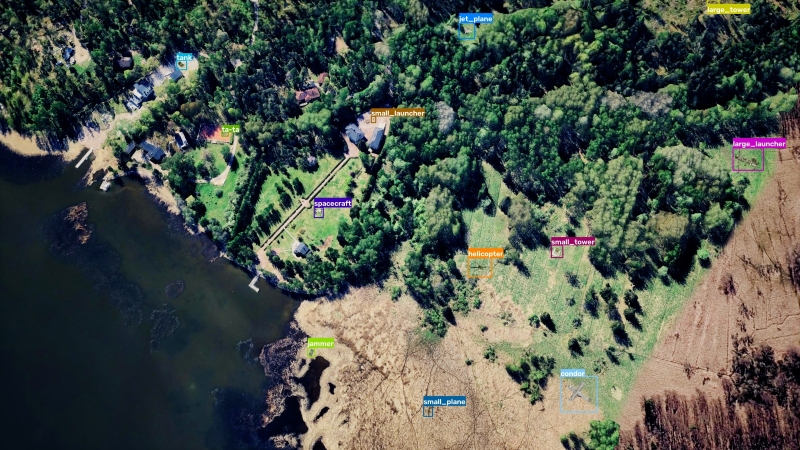
#> input picture drone-flyby/images/drone_bbox1.jpg, 1600 x 900 px, given as the content of the folder ../images/drone_bbox1.jpg, which was not available (shown at 1/2 size)
$ python ground_masks.py ../images/drone_bbox1.jpg
#> lines starting #> are read from the running program, lines starting #| are printed output that depends on the picture; after the words box and inside, x2 and y2 are one past the last pixel; in counts of white or black regions, pixels touching at a corner belong together; pictures that were not available may be replaced by others from this repository, and a replacement may not be noted
"""Open-ground masks for photo backgrounds (orthophotos have no height to tell roofs from ground).

    python training/ground_masks.py backgrounds/denmark backgrounds/naip

Writes <name>_ground.png (quarter resolution, 255 = open ground) next to each .jpg, which
synth_dataset.py then pastes objects on only, as render_city.py's depth masks do for the mesh
renders. Open ground here is plain natural ground, where the supplied scenes put their objects:
grass and fields (green, lit, little texture). Roofs, roads, water, shadows and tree crowns
(dark, busy, or not green enough) are left out. Bare sand goes too, which is the price of
keeping calm water out: it is green and smooth enough to fool every other test.
"""

import sys
from pathlib import Path

import cv2
import numpy as np


def ground_mask(image: np.ndarray) -> np.ndarray:
    small = cv2.resize(image, (image.shape[1] // 4, image.shape[0] // 4), interpolation=cv2.INTER_AREA)
#> image is the input picture: shape (900, 1600, 3); mean B, G, R 74.4, 83.9, 75.7
    hsv = cv2.cvtColor(cv2.GaussianBlur(small, (5, 5), 0), cv2.COLOR_BGR2HSV).astype(np.float32)
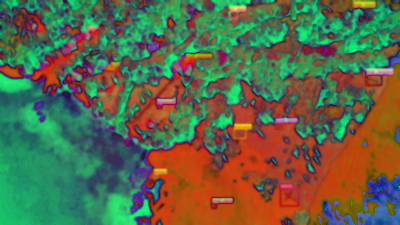
#> hsv: shape (225, 400, 3) float32; mean B, G, R 72.7, 102.8, 93.5
    h, s, v = hsv[..., 0], hsv[..., 1], hsv[..., 2]
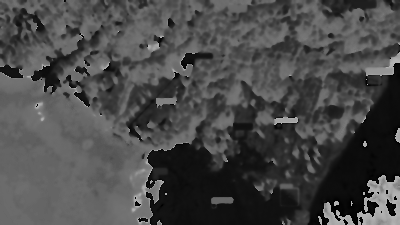
#> h: shape (225, 400) float32; min 0, max 179, mean 72.7
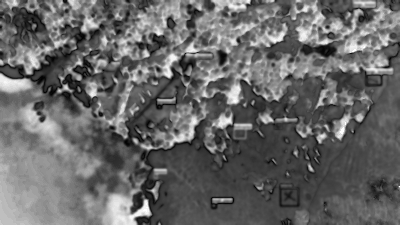
#> s: shape (225, 400) float32; min 0, max 255, mean 102.8
    natural = (h >= 10) & (h <= 85) & (s >= 22)          # tan/sand through green, not grey or blue
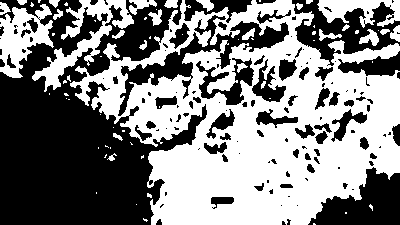
#> natural: shape (225, 400) bool; 51.3% white; 138 black regions (78 under 20 px), largest, box (x1, y1, x2, y2) and area: (0, 0, 207, 225) 26053, (118, 15, 289, 116) 3341, (308, 167, 400, 225) 3111
    lit = v >= 95                                         # not shadow, not dark tree crowns
#> lit: shape (225, 400) bool; 41.3% white; 147 white regions (97 under 20 px), largest, box (x1, y1, x2, y2) and area: (143, 63, 400, 225) 24989, (124, 52, 216, 146) 3150, (26, 25, 110, 95) 1612
    # Calm shallow water passes every test above: on a coastal tile it measured h 47, s 48,
    # lit and smooth, so the first held-out scene put tanks in the sea. Measured on four
    # samples, water sits in a band that neither vegetation nor dry ground occupies:
    #   green land  G-R +43, B-R +24      water      G-R +14, B-R -14
    #   dry field   G-R  -5, B-R -27      bare apron G-R  -8, B-R -18
    # So take ground that is clearly green, or clearly dry, and refuse the middle.
    b, g, r = (small[..., i].astype(np.float32) for i in range(3))
    ground_colour = ((g - r) >= 25) | (((g - r) <= 0) & ((b - r) <= -15))
#> ground_colour: shape (225, 400) bool; 41.3% white; 573 white regions (490 under 20 px), largest, box (x1, y1, x2, y2) and area: (69, 36, 400, 225) 26406, (136, 0, 285, 70) 3156, (26, 53, 78, 92) 482
    grey = cv2.cvtColor(small, cv2.COLOR_BGR2GRAY).astype(np.float32)
    mean = cv2.blur(grey, (9, 9))
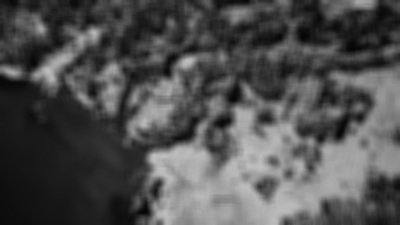
#> mean: shape (225, 400) float32; min 3.26, max 194.6, mean 80.4
    texture = np.sqrt(np.maximum(cv2.blur(grey * grey, (9, 9)) - mean * mean, 0))
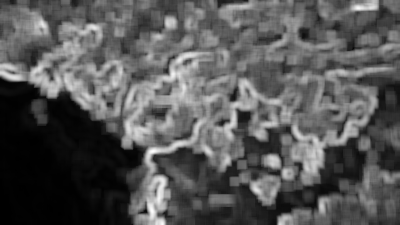
#> texture: shape (225, 400) float32; min 0.272, max 86.97, mean 30; drawn with min black and max white
    plain = texture < 14                                  # fields and lots, not trees, roofs or rubble
#> plain: shape (225, 400) bool; 23.6% white; 70 white regions (45 under 20 px), largest, box (x1, y1, x2, y2) and area: (0, 78, 144, 225) 15528, (239, 138, 366, 225) 2530, (369, 82, 400, 125) 512
    mask = (natural & lit & plain & ground_colour).astype(np.uint8)
#> mask: shape (225, 400); values 0 (black) and 1 (white), 5% white; 65 white regions (50 under 20 px), largest, box (x1, y1, x2, y2) and area: (310, 138, 366, 210) 1198, (239, 185, 300, 225) 917, (369, 82, 400, 125) 464
    mask = cv2.morphologyEx(mask, cv2.MORPH_OPEN, np.ones((5, 5), np.uint8))
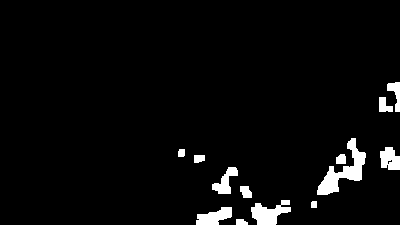
#> mask: shape (225, 400); values 0 (black) and 1 (white), 3.8% white; 13 white regions, largest, box (x1, y1, x2, y2) and area: (317, 138, 366, 195) 965, (251, 200, 291, 225) 576, (196, 207, 232, 225) 416
    return mask * 255


def main():
    for folder in sys.argv[1:]:
        paths = [p for p in sorted(Path(folder).glob('*.jpg'))]
        shares = []
        for p in paths:
            mask = ground_mask(cv2.imread(str(p)))
            cv2.imwrite(str(p.with_name(p.stem + '_ground.png')), mask)
            shares.append((mask > 0).mean())
        print(f'{folder}: {len(paths)} masks, open ground {np.mean(shares):.0%} on average '
              f'(min {min(shares):.0%}, max {max(shares):.0%})')
#| ../images/drone_bbox1.jpg: 1 masks, open ground 4% on average (min 4%, max 4%)


if __name__ == '__main__':
    main()
